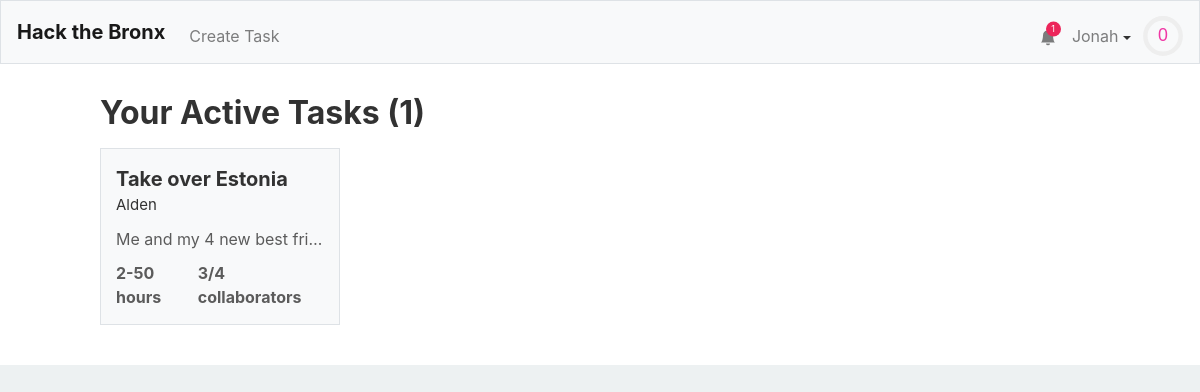
The page / (signed in) on the database its author committed.
### tables this page shows
CREATE TABLE "users" (
	"id"	INTEGER NOT NULL UNIQUE,
	"username"	TEXT NOT NULL UNIQUE,
	"hash"	TEXT NOT NULL,
	"email"	TEXT,
	"tasks"	TEXT,
	"points"	INTEGER NOT NULL DEFAULT 0,
	"numcomplete"	INTEGER NOT NULL DEFAULT 0,
	"notifications"	BLOB,
	PRIMARY KEY("id" AUTOINCREMENT)
);

CREATE TABLE "tasks" (
	"id"	INTEGER NOT NULL UNIQUE,
	"title"	TEXT NOT NULL,
	"description"	TEXT,
	"languages"	BLOB,
	"image"	TEXT,
	"hmin"	INTEGER,
	"hmax"	INTEGER,
	"cmax"	INTEGER,
	"collaborators"	TEXT,
	"creator"	INTEGER,
	PRIMARY KEY("id" AUTOINCREMENT)
);

### application.py (the view)
@app.route("/")
@login_required
def index():
    alltasks = db.execute("SELECT * FROM tasks")
    tasks = []
    other_tasks = []
    for task in alltasks:
        lst = None
        f = False
        if (task['creator'] == session['user_id'] or session['user_id'] in debyte(task['collaborators'])):
            lst = tasks
        else:
            lst = other_tasks
            f = True
        creator = get_user_from_id(task['creator'],db)
        task['creator'] = creator["username"]
        task["collaborators-count"] = len(debyte(task['collaborators']))
        task["points"] = calculate_points(task)
        if f:
            if task["collaborators-count"] != task["cmax"]:
                lst.append(task)
        else:
            lst.append(task)
    return render_template("index.html",len=len,active_tasks = tasks,tasks = other_tasks,user=getuser(session, db))

### application.py (called while the page is built)
@app.after_request
def after_request(response):
    response.headers["Cache-Control"] = "no-cache, no-store, must-revalidate"
    response.headers["Expires"] = 0
    response.headers["Pragma"] = "no-cache"
    return response

### helpers.py (called while the page is built)
def login_required(f):
    @wraps(f)
    def decorated_function(*args, **kwargs):
        if session.get("user_id") is None:
            return redirect("/login")
        return f(*args, **kwargs)
    return decorated_function

def debyte(obj):
    return pickle.loads(obj)

def getuser(session, db):
    user =  db.execute("SELECT * FROM users WHERE id = :id", id=session["user_id"])[0]
    user["level"]=int(user['points']**.5//10)
    user["level-progress"] = (user['points']**.5%8)/(((user["level"]+1)*10)**2)
    user["notifications"] = debyte(user["notifications"]) if user["notifications"] else []
    user["notification-amount"] = len(user["notifications"])
    return user

def get_user_from_id(id, db):
    user =  db.execute("SELECT * FROM users WHERE id = :id", id=id)[0]
    user["level"]=int(user['points']**.5//10)
    user["level-progress"] = (user['points']**.5%8)/(((user["level"]+1)*10)**2)
    return user

def calculate_points(task):
    if task['hmin'] and task['hmax']:
        total = int(min((task['hmin']+task['hmax'])/2 * 100, 500))
    else:
        total = 0
    return total

### templates/index.html (shortened to what this page needs)
{% extends "layout.html" %}
{% block head %}
    <link href="/static/browse.css" rel="stylesheet">
{% endblock %}
{% block mainnocont %}
	<div class="active-task-wrapper">
		<h1>Your Active Tasks ({{len(active_tasks)}})</h1>
		<div class="active-task-grid">
			{% for task in active_tasks %}
					<a class = "div-link" href="/task/{{task.id}}">
						<div class="atask">
							<span class="task-name">{{ task["title"] }}</span>
							<span class="task-creator">{{ task["creator"] }}</span>
							<span class="task-desc">{{ task["description"] }}</span>
							<div class="task-stats">
								<span class="task-time">{{ task["hmin"] }}-{{ task["hmax"] }} hours</span>
								<span class="task-collaborator-count">{{ task["collaborators-count"] }}/{{ task["cmax"] }} collaborators</span>
							</div>
						</div>
					</a>
			{% endfor %}
		</div>
	</div>
{% endblock %}

### templates/layout.html (shortened to what this page needs)
<!DOCTYPE html>
<html lang="en">
    <head>
        <link href="https://maxcdn.bootstrapcdn.com/bootstrap/4.1.3/css/bootstrap.min.css" rel="stylesheet">
        {% block head %}{% endblock %}
        <link href="/static/styles.css" rel="stylesheet">
    </head>
    <body>
        <nav style = "height: 8vh" class="navbar navbar-expand-md navbar-light bg-light border">
            <a class="navbar-brand" href="/"><b>Hack the Bronx</b></a>
            <div class="collapse navbar-collapse" id="navbar">
                {% if session.user_id %}
                    <ul class="navbar-nav mt-2">
                        <li class="nav-item"><a class="nav-link" href="/taskCreation">Create Task</a></li>
                    </ul>
                    <ul class="navbar-nav ml-auto mt-2">
                        <li style="position: relative; transform:translateX(8px) translateY(7.5px);"class="nav-item"><a class="nav-link" href="/notifications"><svg xmlns="http://www.w3.org/2000/svg" width="16" height="16" fill="currentColor" class="bi bi-bell-fill" viewBox="0 0 16 16">
  <path d="M8 16a2 2 0 0 0 2-2H6a2 2 0 0 0 2 2zm.995-14.901a1 1 0 1 0-1.99 0A5.002 5.002 0 0 0 3 6c0 1.098-.5 6-2 7h14c-1.5-1-2-5.902-2-7 0-2.42-1.72-4.44-4.005-4.901z"/>
</svg></a><span style="display:{{ "none" if user["notification-amount"] == 0 else "flex" }};" class="notification-circle">{{user["notification-amount"]}}</span></li>
                        <li class="nav-item">
                            <div id="user-information-dropdown">
                              <button onclick="showUserDropdown()" id="user-information-dropname" class="nav-link">{{ session.user_name }} <span class="dropdown-caret"></span></button>
                            </div>
                        </li>
                        <li class="nav-item">
                            <div style = "margin-left: -4px;">
                                <svg viewBox="0 0 36 36" style="transform: translateY(8px); width: 40px;">
                                    <path class="level-display-bg"
                                d="M18 2.0845
                                  a 15.9155 15.9155 0 0 1 0 31.831
                                  a 15.9155 15.9155 0 0 1 0 -31.831"
                              />
                                  <path class = "level-display"
                                    d="M18 2.0845
                                      a 15.9155 15.9155 0 0 1 0 31.831
                                      a 15.9155 15.9155 0 0 1 0 -31.831"
                                    fill="none"
                                    stroke="#444";
                                    stroke-width="1";
                                    stroke-dasharray="{{ user["level-progress"] }}, 100";
                                  />
                                  <text x="18" y="22.8" class="level">{{user["level"]}}</text>
                                </svg>
                            </div>
                        </li>
                    </ul>
                {% endif %}
            </div>
        </nav>
        {% block mainnocont %}{% endblock %}
        <main class="container p-5">
        </main>
    </body>
</html>

### static/browse.css (style rules this page uses)
h1,h2,span { color: #323232; }
.task, .atask { margin: 30px 0; background: #F8F9FA; border: 1px solid #DEE2E6; padding: 15px; display: flex; flex-direction: column; transition: .1s; }
.atask { width: 20vw; margin: 0 0; }
.task-name { font-size: 30px; font-weight: bold; }
.task-creator { font-size: 20px; color: #323232; }
.task-desc { color: #5B5B5B; margin: 10px 0; width: 100%; white-space: nowrap; overflow: hidden; text-overflow: ellipsis; }
.task-points, .task-time, .task-collaborator-count { color: #5B5B5B; font-weight: bold; }
.task-stats { display: flex; justify-content: space-between; width: 100%; }
.atask .task-name { font-size: 20px; }
.atask .task-creator { font-size: 15px; }
.active-task-grid { display: grid; grid-template-columns: repeat(4,1fr); grid-row-gap: 20px; }
.active-task-wrapper { padding: 30px 100px 40px; background: white; width: 100%; }
.active-task-wrapper h1 { font-size: 2em; margin-bottom: .5em; font-weight: bold; }
body { background: #EDF1F2; }

### static/styles.css (style rules this page uses)
#user-information-dropname { background: none; padding: 16px; border: none; cursor: pointer; }
.dropdown-caret { display: inline-block; width: 0; height: 0; vertical-align: middle; content: ""; border-style: solid; border-width: 4px 4px 0; border-right-color: transparent; border-bottom-color: transparent; border-left-color: transparent; }
#user-information-dropname { position: relative; display: inline-block; }
.level { fill: #F037A5; font-family: sans-serif; font-size: 1em; text-anchor: middle; }
.notification-circle { content: ""; position: absolute; top: 10%; right: 10%; width: 15px; height: 15px; border-radius: 50%; background: #EC255A; font-size: 9px; justify-content: center; align-items: center; color: white; }

### rows shown on the page
users: user_name "Jonah"
tasks: title "Take over Estonia", creator "Alden", description "Me and my 4 new best fri…", hmin "2", hmax "50", task "3", cmax "4"

### other values the page prints
{{ user["notification-amount"] }} "1"
{{ user["level"] }} "0"
{{ len(active_tasks) }} "1"
